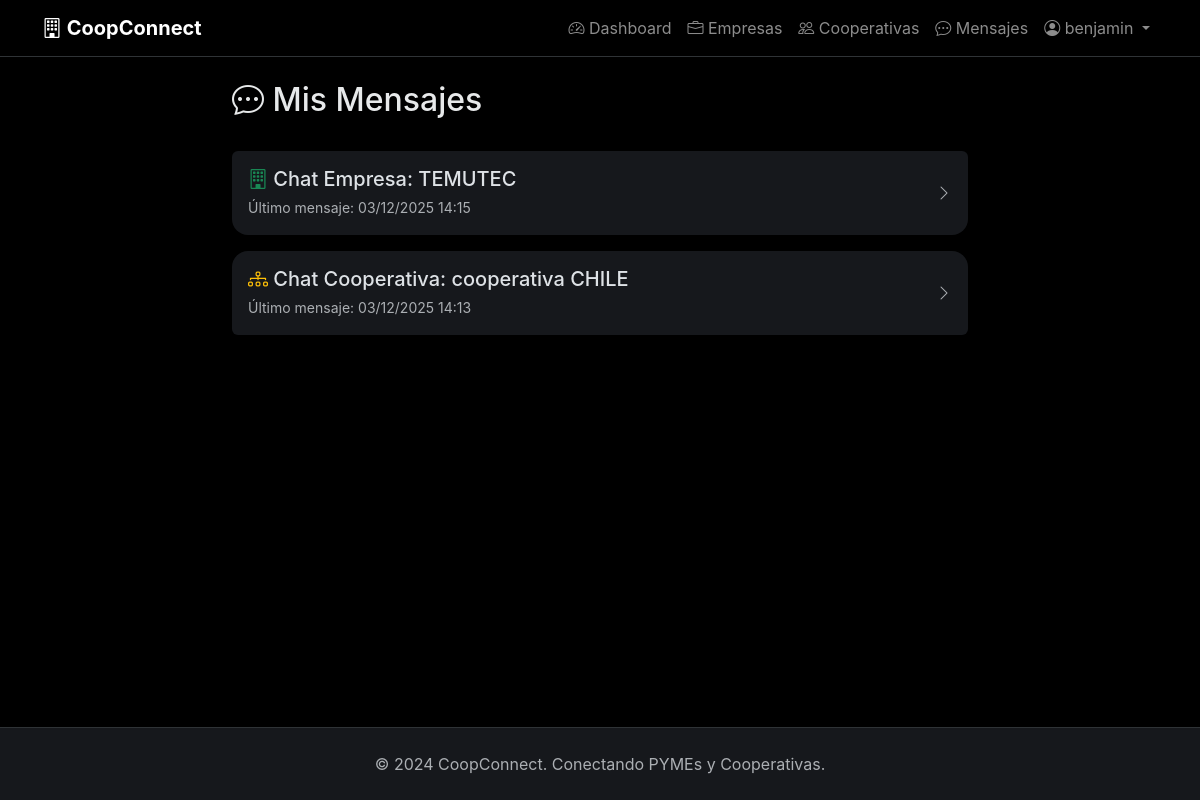
Page /messaging/ (signed in) on the committed database.
### messaging/models.py (models this page shows, shortened)
class Chat(models.Model):
    TYPE_CHOICES = [
        ('direct', 'Directo'),
        ('company', 'Empresa'),
        ('cooperative', 'Cooperativa'),
    ]
    type = models.CharField(max_length=20, choices=TYPE_CHOICES)
    participants = models.ManyToManyField(User, related_name='chats')
    company = models.ForeignKey(Company, on_delete=models.CASCADE, null=True, blank=True, related_name='chats')
    cooperative = models.ForeignKey(Cooperative, on_delete=models.CASCADE, null=True, blank=True, related_name='chats')
    created_at = models.DateTimeField(auto_now_add=True)
    def __str__(self):
        if self.type == 'direct':
            return f"Chat: {', '.join([u.username for u in self.participants.all()[:2]])}"
        elif self.type == 'company':
            return f"Chat Empresa: {self.company.name}"
        else:
            return f"Chat Cooperativa: {self.cooperative.name}"
    class Meta:
        verbose_name = 'Chat'
        verbose_name_plural = 'Chats'
        ordering = ['-created_at']

### organizations/models.py (models this page shows, shortened)
class Company(models.Model):
    name = models.CharField(max_length=200, unique=True, verbose_name='Nombre')
    sector = models.CharField(max_length=50, choices=SECTOR_CHOICES, verbose_name='Sector')
    description = models.TextField(verbose_name='Descripción')
    access_code = models.CharField(max_length=20, default='123456', verbose_name='Código de Acceso', help_text='Código para que otros usuarios se unan a tu empresa')
    created_by = models.ForeignKey(User, on_delete=models.SET_NULL, null=True, related_name='companies_created')
    created_at = models.DateTimeField(auto_now_add=True)
    class Meta:
        verbose_name = 'Empresa'
        verbose_name_plural = 'Empresas'
        ordering = ['-created_at']

class Cooperative(models.Model):
    name = models.CharField(max_length=200, unique=True, verbose_name='Nombre')
    sector = models.CharField(max_length=50, choices=SECTOR_CHOICES, verbose_name='Sector')
    description = models.TextField(verbose_name='Descripción')
    companies = models.ManyToManyField(Company, related_name='cooperatives', blank=True)
    created_by = models.ForeignKey(User, on_delete=models.SET_NULL, null=True, related_name='cooperatives_created')
    created_at = models.DateTimeField(auto_now_add=True)
    class Meta:
        verbose_name = 'Cooperativa'
        verbose_name_plural = 'Cooperativas'
        ordering = ['-created_at']

### messaging/views.py (the view)
# urls.py: path('', views.chat_list, name='chat_list'),
@login_required
def chat_list(request):
    user_company = getattr(request.user.profile, 'company', None)
    direct_chats = Q(type='direct', participants=request.user)
    company_chats = Q(type='company', company=user_company) if user_company else Q(pk__in=[])
    cooperative_chats = Q(type='cooperative', cooperative__companies=user_company) if user_company else Q(pk__in=[])
    chats = Chat.objects.filter(
        direct_chats | company_chats | cooperative_chats
    ).distinct().annotate(
        last_message_time=Max('messages__created_at')
    ).order_by('-last_message_time')
    context = {
        'chats': chats
    }
    return render(request, 'messaging/chat_list.html', context)

### templates/messaging/chat_list.html (shortened to what this page needs)
{% extends 'base.html' %}
{% block content %}
<div class="container mt-4">
    <div class="row justify-content-center">
        <div class="col-lg-8">
            <div class="d-flex justify-content-between align-items-center mb-4">
                <h2><i class="bi bi-chat-dots"></i> Mis Mensajes</h2>
            </div>
            {% if chats %}
            <div class="list-group">
                {% for chat in chats %}
                <a href="{% url 'messaging:chat_detail' chat.id %}"
                    class="list-group-item list-group-item-action card-custom mb-3 border-0 p-3">
                    <div class="d-flex w-100 justify-content-between align-items-center">
                        <div>
                            <h5 class="mb-1">
                                {% if chat.type == 'direct' %}
                                <i class="bi bi-person-circle text-primary"></i>
                                {% elif chat.type == 'company' %}
                                <i class="bi bi-building text-success"></i>
                                {% else %}
                                <i class="bi bi-diagram-3 text-warning"></i>
                                {% endif %}
                                {{ chat }}
                            </h5>
                            <small class="text-muted">
                                {% if chat.last_message_time %}
                                Último mensaje: {{ chat.last_message_time|date:"d/m/Y H:i" }}
                                {% else %}
                                Sin mensajes aún
                                {% endif %}
                            </small>
                        </div>
                        <i class="bi bi-chevron-right text-muted"></i>
                    </div>
                </a>
                {% endfor %}
            </div>
            {% endif %}
        </div>
    </div>
</div>
{% endblock %}

### templates/base.html (shortened to what this page needs)
<!DOCTYPE html>
{% load static %}
<html lang="es" data-bs-theme="dark">
<head>
    <link href="https://cdn.jsdelivr.net/npm/bootstrap@5.3.2/dist/css/bootstrap.min.css" rel="stylesheet">
    <link rel="stylesheet" href="https://cdn.jsdelivr.net/npm/bootstrap-icons@1.11.1/font/bootstrap-icons.css">
    <link rel="stylesheet" href="{% static 'css/styles.css' %}">
</head>
<body>
    {% block navbar %}
    <nav class="navbar navbar-expand-lg navbar-dark navbar-custom sticky-top">
        <div class="container">
            <a class="navbar-brand fw-bold" href="{% url 'dashboard' %}">
                <i class="bi bi-building"></i> CoopConnect
            </a>
            <div class="collapse navbar-collapse" id="navbarNav">
                <ul class="navbar-nav ms-auto">
                    <li class="nav-item">
                        <a class="nav-link" href="{% url 'dashboard' %}">
                            <i class="bi bi-speedometer2"></i> Dashboard
                        </a>
                    </li>
                    <li class="nav-item">
                        <a class="nav-link" href="{% url 'organizations:company_list' %}">
                            <i class="bi bi-briefcase"></i> Empresas
                        </a>
                    </li>
                    <li class="nav-item">
                        <a class="nav-link" href="{% url 'organizations:cooperative_list' %}">
                            <i class="bi bi-people"></i> Cooperativas
                        </a>
                    </li>
                    <li class="nav-item">
                        <a class="nav-link" href="{% url 'messaging:chat_list' %}">
                            <i class="bi bi-chat-dots"></i> Mensajes
                        </a>
                    </li>
                    <li class="nav-item dropdown">
                        <a class="nav-link dropdown-toggle" href="#" role="button" data-bs-toggle="dropdown">
                            <i class="bi bi-person-circle"></i> {{ user.username }}
                        </a>
                    </li>
                </ul>
            </div>
        </div>
    </nav>
    {% endblock %}
    <div class="content-wrapper">
        {% block content %}{% endblock %}
    </div>
    {% block footer %}
    <footer class="py-4 mt-5">
        <div class="container text-center text-muted">
            <p class="mb-0">&copy; 2024 CoopConnect. Conectando PYMEs y Cooperativas.</p>
        </div>
    </footer>
    {% endblock %}
</body>
</html>

### static/css/styles.css (style rules this page uses)
:root { --primary-blue: #1d9bf0; --dark-bg: #000000; --card-bg: #16181c; --border-color: #2f3336; --text-color: #e7e9ea; --text-muted: #71767b; }
body { background-color: var(--dark-bg); color: var(--text-color); font-family: -apple-system, BlinkMacSystemFont, "Segoe UI", Roboto, "Helvetica Neue", Arial, sans-serif; min-height: 100vh; display: flex; flex-direction: column; }
.navbar-custom { background-color: rgba(0, 0, 0, 0.95) !important; backdrop-filter: blur(10px); border-bottom: 1px solid var(--border-color); }
.navbar { background-color: #16181c; border-bottom: 1px solid var(--border-color); }
.navbar-brand { font-weight: 700; }
.card-custom { background-color: var(--card-bg); border: 1px solid var(--border-color); border-radius: 16px; transition: all 0.3s ease; }
.content-wrapper { flex: 1; }
footer { background-color: var(--card-bg); border-top: 1px solid var(--border-color); margin-top: auto; }

### rows in the picture
Chat: type+company "Chat Empresa: TEMUTEC", last_message_time "03/12/2025 14:15"
Chat: type+cooperative "Chat Cooperativa: cooperativa CHILE", last_message_time "03/12/2025 14:13"

### other values in the picture
{{ user.username }} "benjamin"
